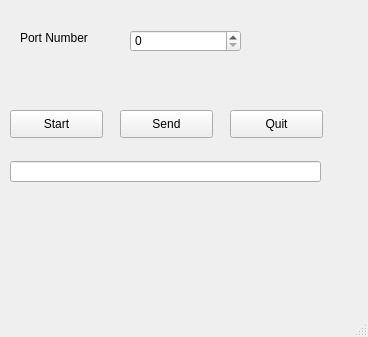
<?xml version="1.0" encoding="UTF-8"?>
<ui version="4.0">
 <class>MainWindow</class>
 <widget class="QMainWindow" name="MainWindow">
  <property name="geometry">
   <rect>
    <x>0</x>
    <y>0</y>
    <width>368</width>
    <height>337</height>
   </rect>
  </property>
  <property name="windowTitle">
   <string>MainWindow</string>
  </property>
  <widget class="QWidget" name="centralwidget">
   <widget class="QPushButton" name="startServerButton">
    <property name="geometry">
     <rect>
      <x>10</x>
      <y>110</y>
      <width>93</width>
      <height>28</height>
     </rect>
    </property>
    <property name="text">
     <string>Start</string>
    </property>
   </widget>
   <widget class="QPushButton" name="sendButton">
    <property name="geometry">
     <rect>
      <x>120</x>
      <y>110</y>
      <width>93</width>
      <height>28</height>
     </rect>
    </property>
    <property name="text">
     <string>Send</string>
    </property>
   </widget>
   <widget class="QPushButton" name="quitButton">
    <property name="geometry">
     <rect>
      <x>230</x>
      <y>110</y>
      <width>93</width>
      <height>28</height>
     </rect>
    </property>
    <property name="text">
     <string>Quit</string>
    </property>
   </widget>
   <widget class="QLabel" name="label">
    <property name="geometry">
     <rect>
      <x>20</x>
      <y>30</y>
      <width>71</width>
      <height>16</height>
     </rect>
    </property>
    <property name="text">
     <string>Port Number</string>
    </property>
   </widget>
   <widget class="QSpinBox" name="portNumberTextBox">
    <property name="geometry">
     <rect>
      <x>130</x>
      <y>30</y>
      <width>111</width>
      <height>22</height>
     </rect>
    </property>
    <property name="maximum">
     <number>99999</number>
    </property>
   </widget>
   <widget class="QLineEdit" name="messageTextBox">
    <property name="geometry">
     <rect>
      <x>10</x>
      <y>161</y>
      <width>311</width>
      <height>21</height>
     </rect>
    </property>
   </widget>
  </widget>
  <widget class="QMenuBar" name="menubar">
   <property name="geometry">
    <rect>
     <x>0</x>
     <y>0</y>
     <width>368</width>
     <height>26</height>
    </rect>
   </property>
  </widget>
  <widget class="QStatusBar" name="statusbar"/>
 </widget>
 <resources/>
 <connections/>
</ui>
